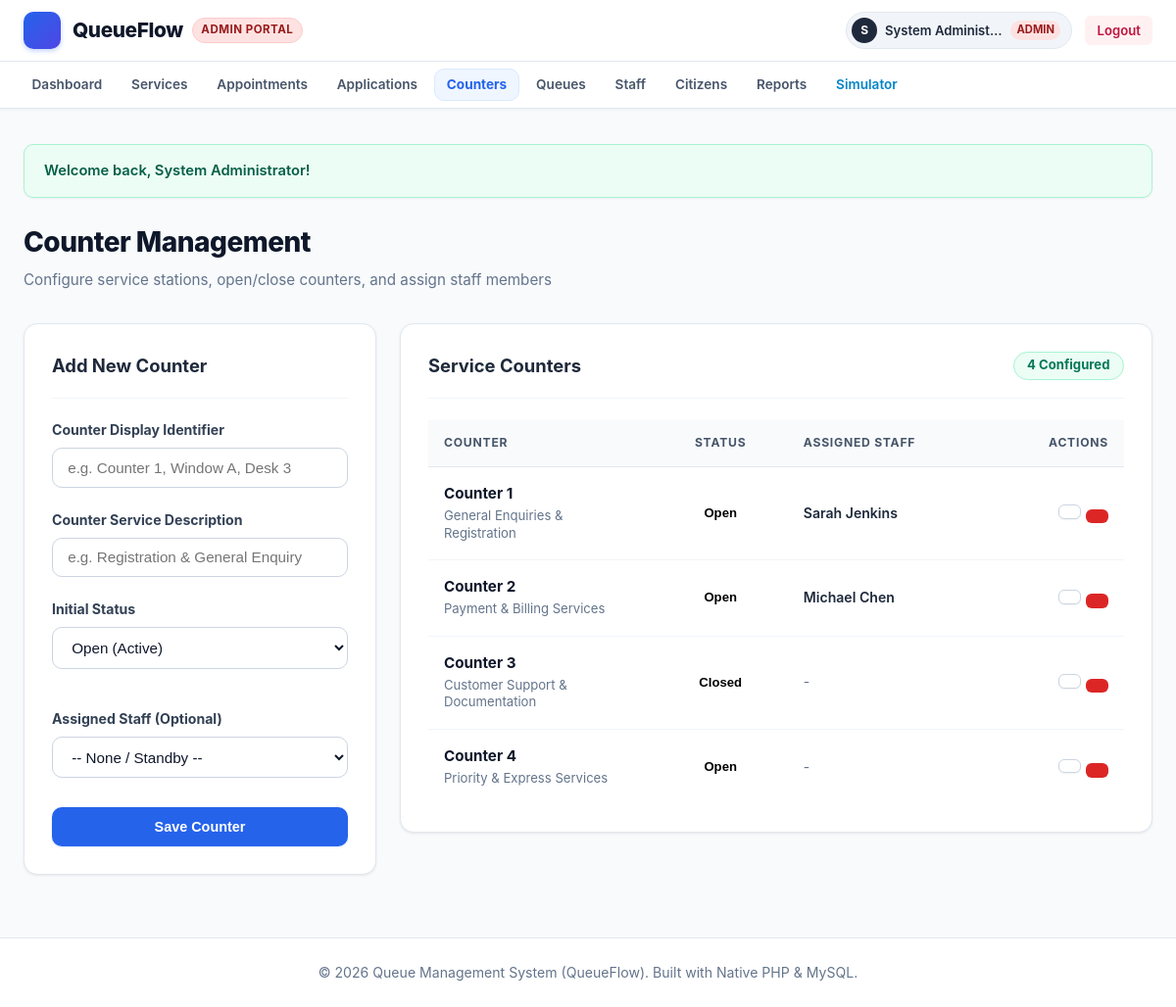
The page /admin/counters.php (signed in) on the database as committed earlier.
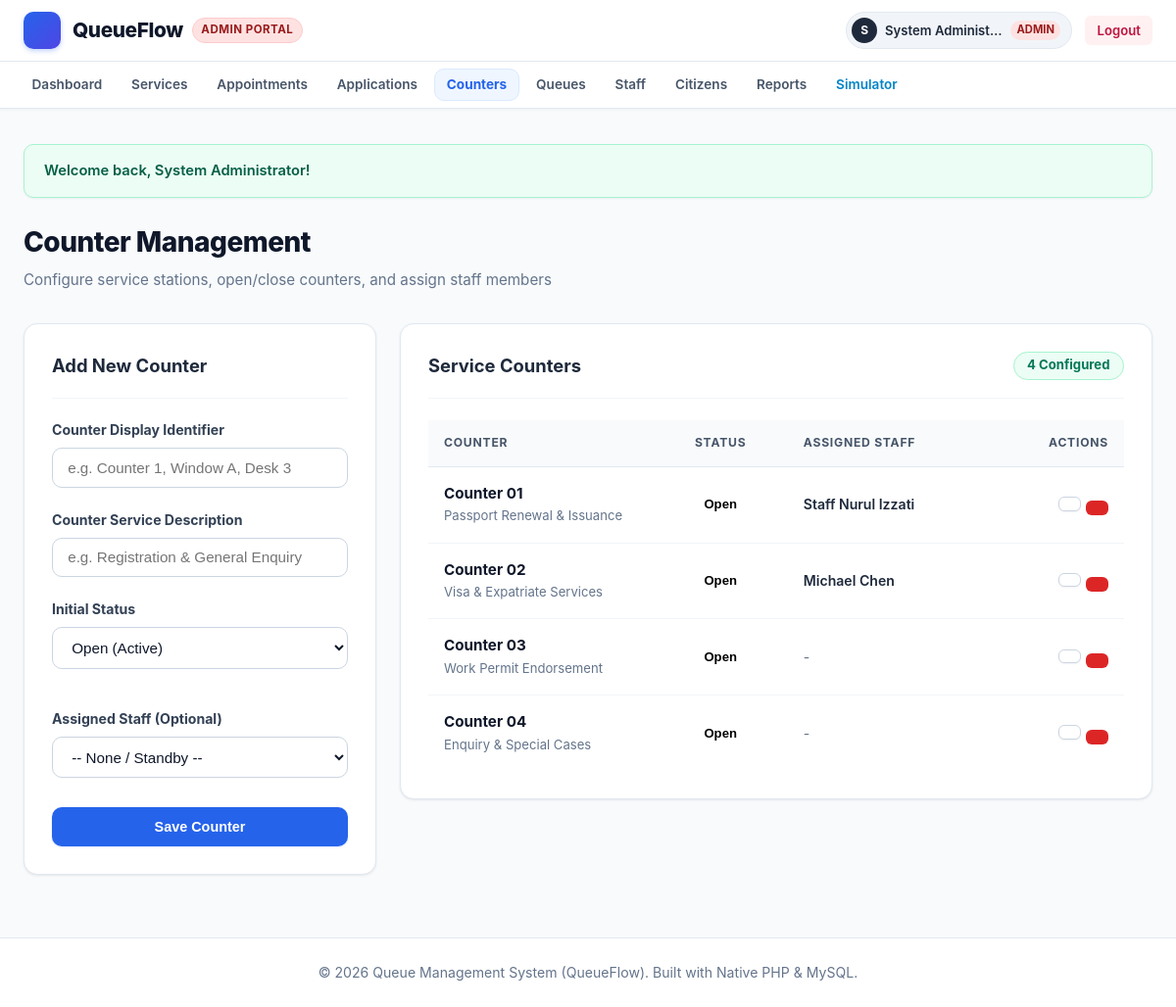
The same page on the database as committed later.
### tables this page shows
CREATE TABLE `counters` (
  `id` INT AUTO_INCREMENT PRIMARY KEY,
  `counter_number` VARCHAR(30) NOT NULL UNIQUE,
  `counter_name` VARCHAR(100) NOT NULL,
  `status` ENUM('open', 'closed') NOT NULL DEFAULT 'open',
  `current_staff_id` INT NULL,
  `designated_service_id` INT NULL,
  `created_at` TIMESTAMP DEFAULT CURRENT_TIMESTAMP,
  CONSTRAINT `fk_counter_staff` FOREIGN KEY (`current_staff_id`) REFERENCES `users` (`id`) ON DELETE SET NULL,
  CONSTRAINT `fk_counter_service` FOREIGN KEY (`designated_service_id`) REFERENCES `services` (`id`) ON DELETE SET NULL
);

CREATE TABLE `users` (
  `id` INT AUTO_INCREMENT PRIMARY KEY,
  `username` VARCHAR(50) NOT NULL UNIQUE,
  `email` VARCHAR(100) NULL UNIQUE,
  `password` VARCHAR(255) NOT NULL,
  `full_name` VARCHAR(100) NOT NULL,
  `ic_passport` VARCHAR(50) NULL,
  `phone` VARCHAR(30) NULL,
  `role` ENUM('admin', 'staff', 'user') NOT NULL DEFAULT 'user',
  `status` ENUM('active', 'inactive') NOT NULL DEFAULT 'active',
  `created_at` TIMESTAMP DEFAULT CURRENT_TIMESTAMP
);

### admin/counters.php (the view, shortened to what the changed rows need)
<?php
require_once __DIR__ . '/../includes/functions.php';
$pdo = getDBConnection();
$counters = $pdo->query("
    SELECT c.*, u.full_name AS staff_name
    FROM counters c
    LEFT JOIN users u ON c.current_staff_id = u.id
    ORDER BY c.id ASC
")->fetchAll();
$editCounter = null;
require_once __DIR__ . '/../includes/header.php';
?>
<div class="page-header">
    <div>
        <h1 class="page-title"><?php echo getIcon('counter', 26); ?> Counter Management</h1>
    </div>
</div>
<div class="counters-layout" style="display: grid; grid-template-columns: 360px minmax(0, 1fr); gap: 1.5rem; align-items: start;">
    <div class="card">
        <div class="card-header">
            <h2 class="card-title">
                <?php echo $editCounter ? getIcon('edit', 18) . ' Edit Counter' : getIcon('plus', 18) . ' Add New Counter'; ?>
            </h2>
        </div>
    </div>
    <div class="card" style="overflow: hidden;">
        <div class="card-header" style="display: flex; justify-content: space-between; align-items: center;">
            <h2 class="card-title"><?php echo getIcon('desktop', 18); ?> Service Counters</h2>
        </div>
        <div style="overflow-x: auto; width: 100%;">
            <table class="table" style="width: 100%; border-collapse: collapse;">
                <thead>
                    <tr>
                        <th style="width: 32%; padding: 0.9rem 1rem;">Counter</th>
                        <th style="width: 20%; padding: 0.9rem 0.75rem; text-align: center;">Status</th>
                        <th style="width: 28%; padding: 0.9rem 0.85rem;">Assigned Staff</th>
                        <th style="width: 20%; padding: 0.9rem 1rem; text-align: right;">Actions</th>
                    </tr>
                </thead>
                <tbody>
                    <?php foreach ($counters as $c): ?>
                        <tr>
                            <td style="padding: 1rem;">
                                <strong style="font-size: 0.95rem; color: #0f172a;"><?php echo e($c['counter_number']); ?></strong><br>
                                <small style="color: var(--text-muted); font-size: 0.82rem; line-height: 1.35; display: inline-block; margin-top: 0.15rem;"><?php echo e($c['counter_name']); ?></small>
                            </td>
                            <td style="padding: 1rem 0.75rem; text-align: center;">
                                <form method="POST" action="counters.php" style="display:inline-block; margin: 0;">
                                    <button type="submit" style="background: none; border: none; padding: 0; cursor: pointer; display: inline-flex;" title="Click to toggle status">
                                        <?php echo renderStatusBadge($c['status']); ?>
                                    </button>
                                </form>
                            </td>
                            <td style="padding: 1rem 0.85rem;">
                                <?php if (!empty($c['staff_name'])): ?>
                                    <span style="font-weight: 600; color: #1e293b; font-size: 0.88rem;"><?php echo e($c['staff_name']); ?></span>
                                <?php else: ?>
                                    <span style="color: var(--text-muted); font-size: 0.88rem;">-</span>
                                <?php endif; ?>
                            </td>
                            <td style="padding: 1rem; text-align: right;">
                                <div style="display: inline-flex; gap: 0.35rem; align-items: center; justify-content: flex-end;">
                                    <a href="counters.php?edit=<?php echo $c['id']; ?>" class="btn btn-sm btn-secondary" title="Edit" style="padding: 0.4rem 0.65rem;">
                                    </a>
                                    <form method="POST" action="counters.php" onsubmit="return confirm('Are you sure you want to delete <?php echo e($c['counter_number']); ?>?');" style="display:inline-block; margin: 0;">
                                        <button type="submit" class="btn btn-sm btn-danger" title="Delete" style="padding: 0.4rem 0.65rem;">
                                        </button>
                                    </form>
                                </div>
                            </td>
                        </tr>
                    <?php endforeach; ?>
                </tbody>
            </table>
        </div>
    </div>
</div>
<?php require_once __DIR__ . '/../includes/footer.php'; ?>

### includes/functions.php (shortened to what the changed rows need)
<?php
function e($value) {
    return htmlspecialchars((string)$value, ENT_QUOTES, 'UTF-8');
}
function renderStatusBadge($status) {
    $badges = [
        'waiting'      => '<span class="badge badge-waiting"><span class="badge-dot dot-waiting"></span>' . getIcon('clock', 13) . ' Waiting</span>',
        'calling'      => '<span class="badge badge-calling"><span class="badge-dot dot-calling"></span>' . getIcon('bell', 13) . ' Calling</span>',
        'serving'      => '<span class="badge badge-serving"><span class="badge-dot dot-serving"></span>' . getIcon('play-circle', 13) . ' Serving</span>',
        'completed'    => '<span class="badge badge-completed"><span class="badge-dot dot-completed"></span>' . getIcon('check-circle', 13) . ' Completed</span>',
        'skipped'      => '<span class="badge badge-skipped"><span class="badge-dot dot-skipped"></span>' . getIcon('slash', 13) . ' Skipped</span>',
        'open'         => '<span class="badge badge-open"><span class="badge-dot dot-open"></span>' . getIcon('check', 13) . ' Open</span>',
        'closed'       => '<span class="badge badge-closed"><span class="badge-dot dot-closed"></span>' . getIcon('x', 13) . ' Closed</span>',
        'active'       => '<span class="badge badge-active"><span class="badge-dot dot-open"></span> Active</span>',
        'inactive'     => '<span class="badge badge-inactive"><span class="badge-dot dot-closed"></span> Inactive</span>',
        'confirmed'    => '<span class="badge badge-completed"><span class="badge-dot dot-completed"></span> Confirmed</span>',
        'pending'      => '<span class="badge badge-waiting"><span class="badge-dot dot-waiting"></span> Pending</span>',
        'cancelled'    => '<span class="badge badge-skipped"><span class="badge-dot dot-skipped"></span> Cancelled</span>',
        'approved'     => '<span class="badge badge-completed"><span class="badge-dot dot-completed"></span> Approved</span>',
        'submitted'    => '<span class="badge badge-calling"><span class="badge-dot dot-calling"></span> Submitted</span>',
        'under_review' => '<span class="badge badge-waiting"><span class="badge-dot dot-waiting"></span> Under Review</span>',
        'rejected'     => '<span class="badge badge-skipped"><span class="badge-dot dot-skipped"></span> Rejected</span>',
    ];
    return $badges[$status] ?? '<span class="badge">' . e(ucfirst($status)) . '</span>';
}
function getIcon($name, $size = 18, $class = "icon") {
    return $icons[$name] ?? '';
}

Rows that differ between the two databases and show on the page:
changed counters: counter_number "Counter 1" → "Counter 01"; counter_name "General Enquiries & Registration" → "Passport Renewal & Issuance"; current_staff.full_name "Sarah Jenkins" → "Staff Nurul Izzati"
changed counters "Michael Chen": counter_number "Counter 2" → "Counter 02"; counter_name "Payment & Billing Services" → "Visa & Expatriate Services"
changed counters: counter_number "Counter 3" → "Counter 03"; counter_name "Customer Support & Documentation" → "Work Permit Endorsement"; status "Closed" → "Open"
changed counters: counter_number "Counter 4" → "Counter 04"; counter_name "Priority & Express Services" → "Enquiry & Special Cases"
